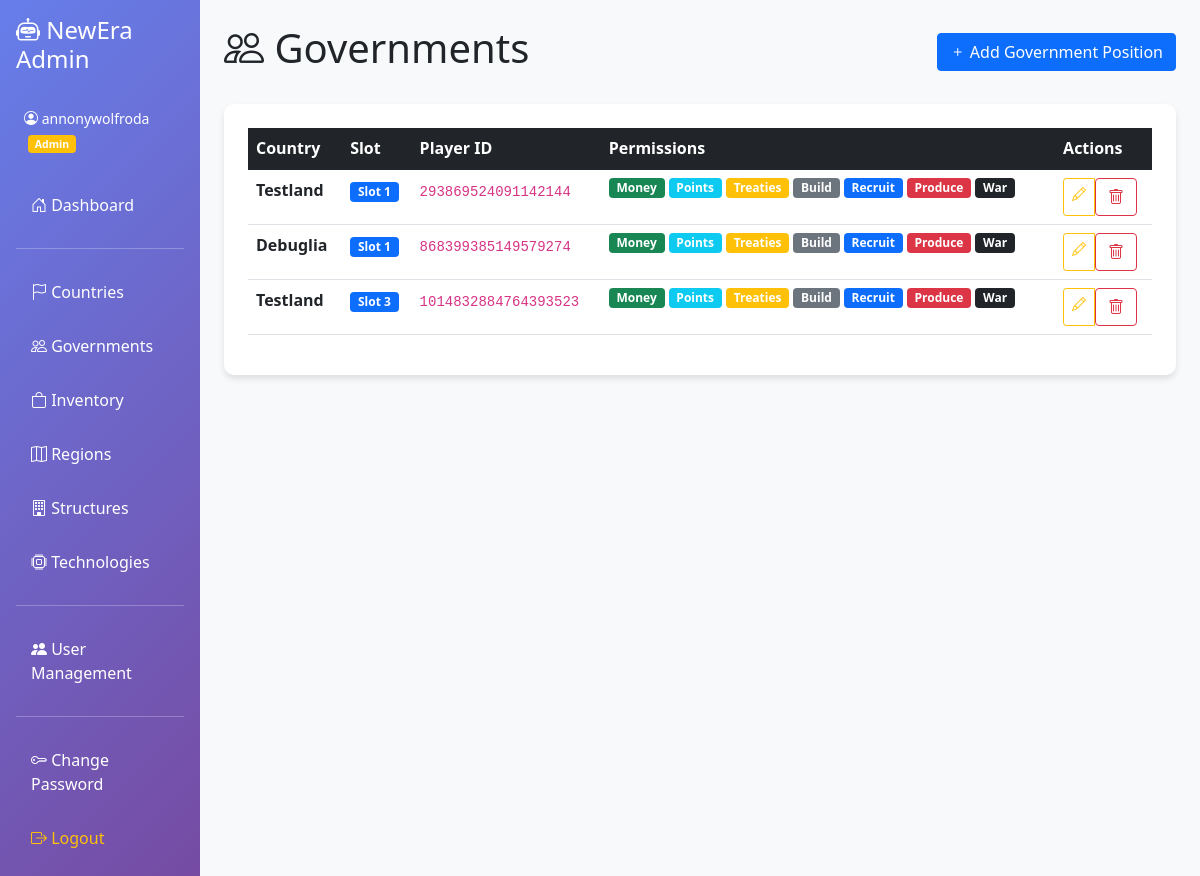
Screenshot of /governments (signed in) with the database file from the repository.
### admin-panel/app.py (models this page shows)
class Country(db.Model):
    __tablename__ = "Countries"
    country_id = db.Column(db.Integer, primary_key=True, autoincrement=True)
    role_id = db.Column(db.String, nullable=False)
    name = db.Column(db.String, nullable=False)
    public_channel_id = db.Column(db.String, nullable=False)
    secret_channel_id = db.Column(db.String)
    last_bilan = db.Column(db.String)

class Government(db.Model):
    __tablename__ = "Governments"
    country_id = db.Column(db.String, primary_key=True)
    slot = db.Column(db.Integer, primary_key=True)
    player_id = db.Column(db.String, nullable=False)
    can_spend_money = db.Column(db.Boolean, default=False)
    can_spend_points = db.Column(db.Boolean, default=False)
    can_sign_treaties = db.Column(db.Boolean, default=False)
    can_build = db.Column(db.Boolean, default=False)
    can_recruit = db.Column(db.Boolean, default=False)
    can_produce = db.Column(db.Boolean, default=False)
    can_declare_war = db.Column(db.Boolean, default=False)

### admin-panel/app.py (the view)
@app.route("/governments")
@login_required
def governments():
    governments = Government.query.all()
    countries = Country.query.all()
    return render_template(
        "governments.html", governments=governments, countries=countries
    )

### admin-panel/app.py (called while the page is built)
def login_required(f):
    @wraps(f)
    def decorated_function(*args, **kwargs):
        if "user_id" not in session:
            flash("Please log in to access this page.", "error")
            return redirect(url_for("login"))
        return f(*args, **kwargs)
    return decorated_function

### admin-panel/templates/governments.html (shortened to what this page needs)
{% extends "base.html" %}
{% block content %}
<div class="d-flex justify-content-between align-items-center mb-4">
  <h1><i class="bi bi-people"></i> Governments</h1>
  <a href="/governments/add" class="btn btn-primary">
    <i class="bi bi-plus"></i> Add Government Position
  </a>
</div>
<div class="content-card p-4">
  <div class="table-responsive">
    <table class="table table-hover">
      <thead class="table-dark">
        <tr>
          <th>Country</th>
          <th>Slot</th>
          <th>Player ID</th>
          <th>Permissions</th>
          <th>Actions</th>
        </tr>
      </thead>
      <tbody>
        {% for government in governments %}
        <tr>
          <td>
            {% for country in countries %}
              {% if country.country_id|string == government.country_id|string %}
                <strong>{{ country.name }}</strong>
              {% endif %}
            {% endfor %}
          </td>
          <td><span class="badge bg-primary">Slot {{ government.slot }}</span></td>
          <td><code>{{ government.player_id }}</code></td>
          <td>
            <div class="d-flex flex-wrap gap-1">
              {% if government.can_spend_money %}<span class="badge bg-success">Money</span>{% endif %}
              {% if government.can_spend_points %}<span class="badge bg-info">Points</span>{% endif %}
              {% if government.can_sign_treaties %}<span class="badge bg-warning">Treaties</span>{% endif %}
              {% if government.can_build %}<span class="badge bg-secondary">Build</span>{% endif %}
              {% if government.can_recruit %}<span class="badge bg-primary">Recruit</span>{% endif %}
              {% if government.can_produce %}<span class="badge bg-danger">Produce</span>{% endif %}
              {% if government.can_declare_war %}<span class="badge bg-dark">War</span>{% endif %}
            </div>
          </td>
          <td>
            <div class="btn-group btn-group-sm">
              <a href="/governments/edit/{{ government.country_id }}/{{ government.slot }}" class="btn btn-outline-warning">
                <i class="bi bi-pencil"></i>
              </a>
              <form method="post" action="/governments/delete/{{ government.country_id }}/{{ government.slot }}" class="d-inline"
                    onsubmit="return confirm('Are you sure you want to delete this government position?')">
                <button type="submit" class="btn btn-outline-danger">
                  <i class="bi bi-trash"></i>
                </button>
              </form>
            </div>
          </td>
        </tr>
        {% else %}
        <tr>
          <td colspan="5" class="text-center text-muted">No government positions found</td>
        </tr>
        {% endfor %}
      </tbody>
    </table>
  </div>
</div>
{% endblock %}

### admin-panel/templates/base.html (style rules this page uses)
.content-card { background: white; border-radius: 10px; box-shadow: 0 4px 6px rgba(0, 0, 0, 0.1); }

### rows the page displays
Government: slot "1", player_id "293869524091142144", can_spend_money "Money", can_spend_points "Points", can_sign_treaties "Treaties", can_build "Build", can_recruit "Recruit", can_produce "Produce", can_declare_war "War"
Country: name "Testland"
Government: slot "1", player_id "868399385149579274", can_spend_money "Money", can_spend_points "Points", can_sign_treaties "Treaties", can_build "Build", can_recruit "Recruit", can_produce "Produce", can_declare_war "War"
Country: name "Debuglia"
Government: slot "3", player_id "1014832884764393523", can_spend_money "Money", can_spend_points "Points", can_sign_treaties "Treaties", can_build "Build", can_recruit "Recruit", can_produce "Produce", can_declare_war "War"

### other values shown
{{ session.username }} "annonywolfroda"
